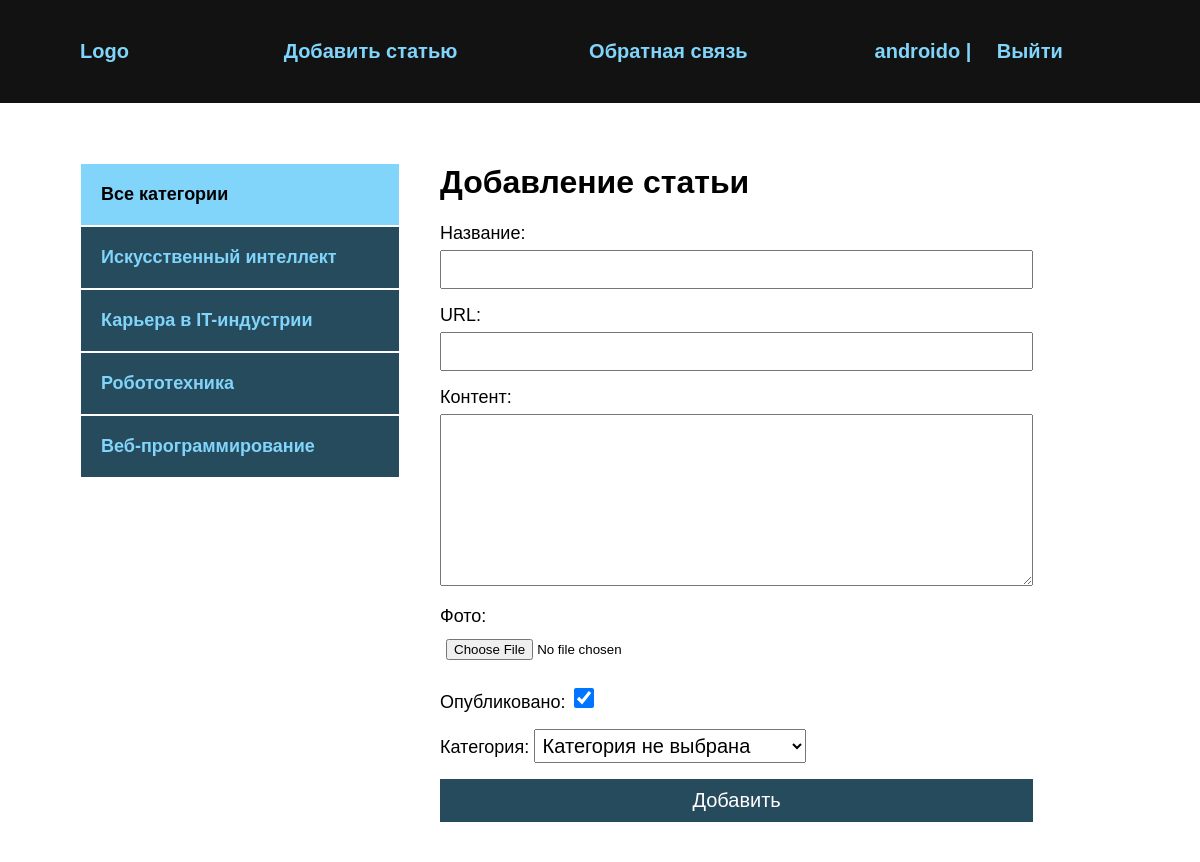
Screenshot of /addpage/ (signed in) with the database file from the repository.
### blog/models.py (models this page shows)
class Category(models.Model):
    name = models.CharField(max_length=255, verbose_name='Категория')
    slug = models.SlugField(max_length=255, unique=True, verbose_name='URL')
    def __str__(self):
        return self.name
    def get_absolute_url(self):
        return reverse('category', kwargs={'cat_slug': self.slug})
    class Meta:
        verbose_name = "Категорию"
        verbose_name_plural = "Категории"

### blog/views.py (the view)
# urls.py: path('addpage/', AddPage.as_view(), name='add_page'),
class AddPage(LoginRequiredMixin, DataMixin, CreateView):
    form_class = AddPostForm
    template_name = "blog/addpage.html"
    success_url = reverse_lazy('index')
    login_url = reverse_lazy('index')
    def get_context_data(self, *, object_list=None, **kwargs):
        context = super().get_context_data(**kwargs)
        c_def = self.get_user_context(title='Добавление статьи')
        return dict(list(context.items()) + list(c_def.items()))

### blog/forms.py (shortened to what this page needs)
class AddPostForm(forms.ModelForm):
    def __init__(self, *args, **kwargs):
        super().__init__(*args, **kwargs)
        self.fields['cat'].empty_label = 'Категория не выбрана'
    class Meta:
        model = Blog
        fields = ['title', 'slug', 'content', 'photo', 'is_published', 'cat']
        widgets = {
            'title': forms.TextInput(attrs={'class': 'form-input'}),
            'slug': forms.TextInput(attrs={'class': 'form-input'}),
            'content': forms.Textarea(attrs={'cols': 60, 'rows': 10, 'class': 'form-input'}),
        }

### blog/utils.py (called while the page is built)
    def get_user_context(self, **kwargs):
        context = kwargs
        cats = Category.objects.annotate(Count('blog'))
        user_menu = menu.copy()
        if not self.request.user.is_authenticated:
            user_menu.pop(0)
        context['menu'] = user_menu
        context['cats'] = cats
        if 'cat_selected' not in context:
            context['cat_selected'] = 0
        return context

### blog/templates/blog/addpage.html (shortened to what this page needs)
{% extends 'blog/base.html' %}
{% block content %}
<h1>{{ title }}</h1>
<form action="{% url 'add_page' %}" method="post" enctype="multipart/form-data">
    {{ form.as_p }}
    <button>Добавить</button>
</form>
{% endblock %}

### blog/templates/blog/base.html (shortened to what this page needs)
<!DOCTYPE html>
{% load static %}
{% load blog_tags %}
<html lang="en">
<head>
    <link href="{% static 'css/style.css' %}" rel="stylesheet">
</head>
<body>
<div class="header">
    <div class="wrap">
        <ul class="mainmenu">
            <li class="logo"><a href="{% url 'index' %}">Logo</a></li>
            {% for m in menu %}
            <li class="last"><a href="{% url m.url_name %}">{{ m.title }}</a></li>
            {% endfor %}
            {% if request.user.is_authenticated %}
            <li class="last">{{ user.username }} | <a href="{% url 'logout' %}">Выйти</a></li>
            {% else %}
            <li class="last"><a href="{% url 'register' %}">Регистрация</a> |
            <a href="{% url 'login' %}">Войти</a></li>
            {% endif %}
        </ul>
    </div>
</div>
<div class="content">
    <div class="wrap">
        <div class="sidebar">
            <ul>
                {% if reguest != 'logout' and cat_selected == 0 %}
                <li class="selected">Все категории</li>
                {% else %}
                <li><a href="{% url 'index' %}">Все категории</a></li>
                {% endif %}
                {% for c in cats %}
                {% if c.blog__count > 0 %}
                {% if c.pk == cat_selected %}
                <li class="selected">{{ c.name }}</li>
                {% else %}
                <li><a href="{{ c.get_absolute_url }}">{{ c.name }}</a></li>
                {% endif %}
                {% endif %}
                {% endfor %}
            </ul>
        </div>
        <div class="main">
            {% block content %}
            {% endblock %}
        </div>
    </div>
</div>
</body>
</html>

### blog/static/css/style.css (style rules this page uses)
body { margin: 0; padding: 0; background: #264b5d; font-family: Verdana, Geneva, Tahoma, sans-serif; }
.wrap { max-width: 1200px; margin: 0 auto; }
.content .wrap { background: #FFF; padding: 40px; box-sizing: border-box; display: flex; }
ul { list-style: none; }
a { color: #81d4fa; text-decoration: none; padding: 20px; }
.header { background: #121212; padding: 20px; }
.mainmenu { display: flex; align-items: center; font-size: 20px; font-weight: bold; justify-content: space-between; }
.logo { flex-basis: 20%; }
.last { flex-basis: 30%; justify-content: space-between; color: #81d4fa; }
.sidebar ul { width: 320px; margin-right: 40px; margin-top: 20px; }
.sidebar a { padding: 20px; display: block; border: 1px solid #FFF; background: #264b5d; font-weight: bold; font-size: 18px; }
.selected { font-size: 18px; padding: 20px; border: 1px solid #FFF; font-weight: bold; background: #81d4fa; }
.form-input { width: 100%; padding: 10px; box-sizing: border-box; }
button { background: #264b5d; color: #FFF; width: 100%; padding: 10px; font-size: 20px; border: none; cursor: pointer; }
form label { font-size: 18px; }
input, textarea { width: 100%; margin-top: 6px; padding: 6px; box-sizing: border-box; }
label { font-size: 20px; }
#id_is_published { width: 20px; height: 20px; }
#id_cat { font-size: 20px; padding: 4px; }
.last a { display: inline; }

### rows the page displays
Category: name "Искусственный интеллект"
Category: name "Карьера в IT-индустрии"
Category: name "Робототехника"
Category: name "Веб-программирование"

### other values shown
{{ m.title }} "Добавить статью" "Обратная связь"
{{ user.username }} "androido"
{{ title }} "Добавление статьи"
